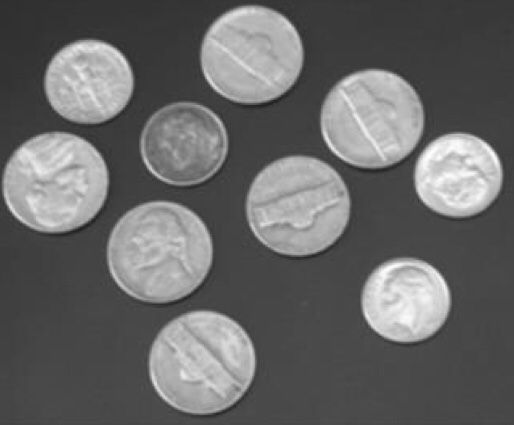
//> input picture class_4/yingbi.jpg, 514 x 425 px
$ ./yingbi   (built with g++ and OpenCV 4)
//> lines starting //> are read from the running program, lines starting //| are printed output that depends on the picture; after the words box and inside, x2 and y2 are one past the last pixel; in counts of white or black regions, pixels touching at a corner belong together
#include <opencv2/opencv.hpp>

using namespace cv;
using namespace std;

Mat convertTo3Channels(const Mat& binImg)
{
    Mat three_channel = Mat::zeros(binImg.rows,binImg.cols,CV_8UC3);
    std::vector<Mat> channels;
    for (int i=0;i<3;i++)
    {
        channels.push_back(binImg);
    }
    merge(channels,three_channel);
    return three_channel;
}


int main() {
    cv::Mat yb = imread("D:\\Desktop\\Opencv_Class\\class_4\\yingbi.jpg");
//> yb is the input picture: 425 rows x 514 cols, CV_8UC3; min 28, max 255, mean 104.1
    cv::Mat yb_gray, yb_th, yb_th_a, yb_fs, yb_pz, yb_close, yb_open;
    cv::cvtColor(yb,yb_gray,COLOR_BGR2GRAY);
    cv::threshold(yb_gray,yb_th,80,255, THRESH_BINARY);
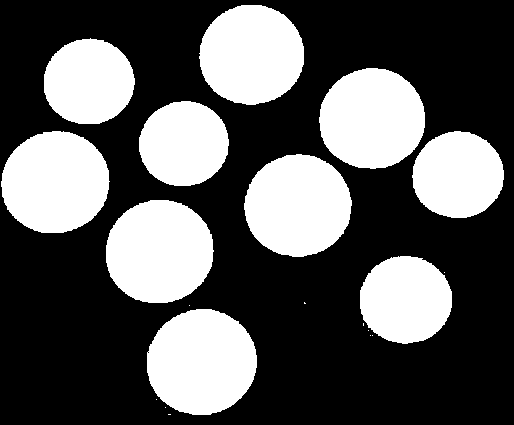
//> yb_th: 425 rows x 514 cols, CV_8UC1; 35.1% white; 20 white regions (10 under 20 px), largest, box (x1, y1, x2, y2) and area: (147, 309, 257, 415) 9145, (106, 200, 214, 303) 8817, (1, 131, 110, 233) 8699
    cv::adaptiveThreshold(yb_gray, yb_th_a, 255, ADAPTIVE_THRESH_GAUSSIAN_C, THRESH_BINARY_INV, 15, 10);
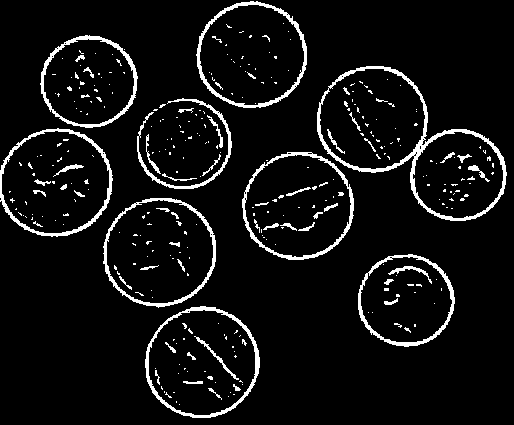
//> yb_th_a: 425 rows x 514 cols, CV_8UC1; 6.6% white; 332 white regions (274 under 20 px), largest, box (x1, y1, x2, y2) and area: (317, 66, 507, 221) 2233, (145, 306, 260, 418) 1196, (196, 1, 307, 108) 1192
    cv::Mat element = cv::getStructuringElement(MORPH_RECT, Size(3, 3));
    cv::dilate(yb_th, yb_pz, element);
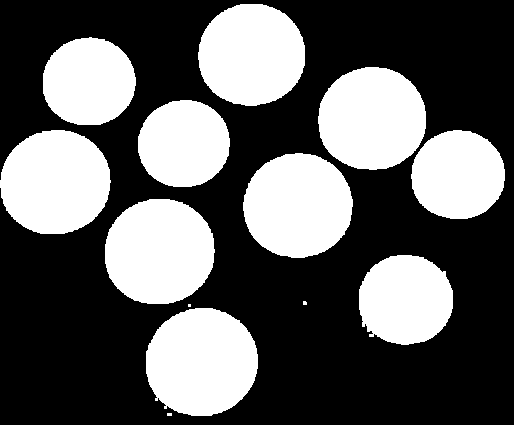
//> yb_pz: 425 rows x 514 cols, CV_8UC1; 37% white; 13 white regions (3 under 20 px), largest, box (x1, y1, x2, y2) and area: (146, 308, 258, 416) 9600, (105, 199, 215, 304) 9243, (0, 130, 111, 234) 9127
    cv::erode(yb_th, yb_fs, element);
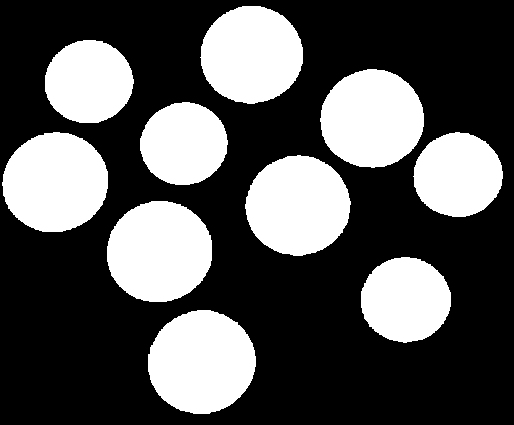
//> yb_fs: 425 rows x 514 cols, CV_8UC1; 33.3% white; 10 white regions, largest, box (x1, y1, x2, y2) and area: (148, 310, 256, 414) 8715, (107, 201, 212, 302) 8399, (2, 132, 108, 232) 8281
    cv::dilate(yb_fs, yb_open, element);
//> yb_open: 425 rows x 514 cols, CV_8UC1; 35.1% white; 10 white regions, largest, box (x1, y1, x2, y2) and area: (147, 309, 257, 415) 9143, (106, 200, 213, 303) 8815, (1, 131, 109, 233) 8697
    cv::erode(yb_pz, yb_close, element);
//> yb_close: 425 rows x 514 cols, CV_8UC1; 35.1% white; 16 white regions (6 under 20 px), largest, box (x1, y1, x2, y2) and area: (147, 309, 257, 415) 9146, (106, 200, 214, 303) 8817, (0, 131, 110, 233) 8707

    yb_th = convertTo3Channels(yb_th);
    yb_th_a = convertTo3Channels(yb_th_a);
    yb_pz = convertTo3Channels(yb_pz);
    yb_fs = convertTo3Channels(yb_fs);
    yb_open = convertTo3Channels(yb_open);
    yb_close = convertTo3Channels(yb_close);

    cv::Mat src1 = Mat::zeros(Size(yb.cols*2+2, yb.rows), CV_8UC3);
    cv::Mat src2 = Mat::zeros(Size(yb.cols*2+2, yb.rows), CV_8UC3);
    cv::Mat src3 = Mat::zeros(Size(yb.cols*2+2, yb.rows), CV_8UC3);

    yb_th.copyTo(src1(Rect(0, 0, yb.cols, yb.rows)));
    yb_th_a.copyTo(src1(Rect(yb.cols+2, 0, yb.cols, yb.rows)));
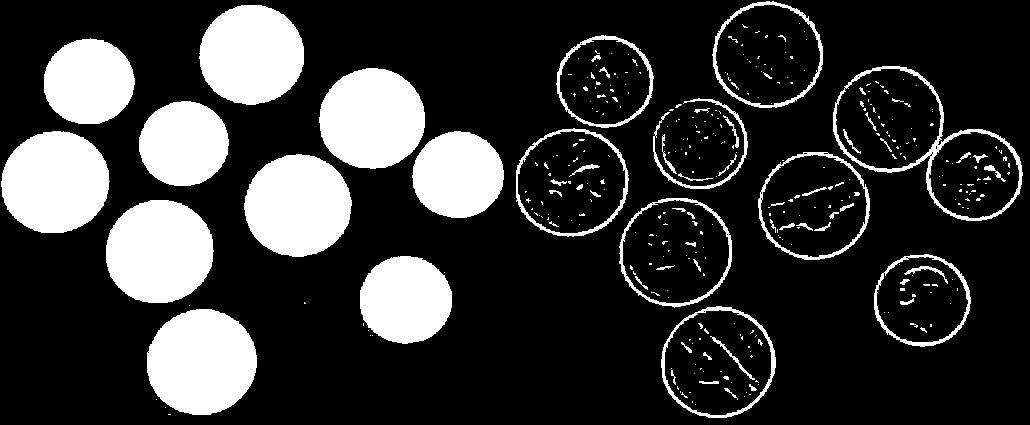
//> src1: 425 rows x 1030 cols, CV_8UC3; 20.8% white; 352 white regions (284 under 20 px), largest, box (x1, y1, x2, y2) and area: (147, 309, 257, 415) 9145, (106, 200, 214, 303) 8817, (1, 131, 110, 233) 8699
    yb_fs.copyTo(src2(Rect(0, 0, yb.cols, yb.rows)));
    yb_pz.copyTo(src2(Rect(yb.cols+2, 0, yb.cols, yb.rows)));
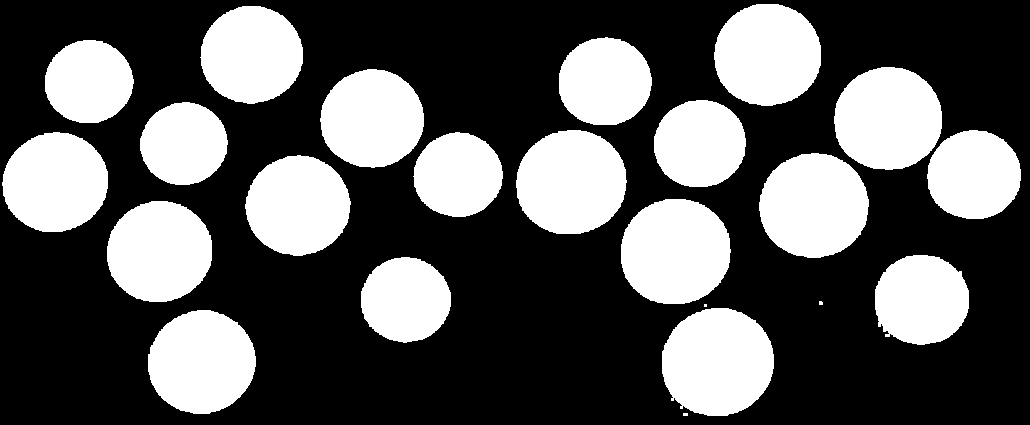
//> src2: 425 rows x 1030 cols, CV_8UC3; 35.1% white; 23 white regions (3 under 20 px), largest, box (x1, y1, x2, y2) and area: (662, 308, 774, 416) 9600, (621, 199, 731, 304) 9243, (516, 130, 627, 234) 9127
    yb_open.copyTo(src3(Rect(0, 0, yb.cols, yb.rows)));
    yb_close.copyTo(src3(Rect(yb.cols+2, 0, yb.cols, yb.rows)));
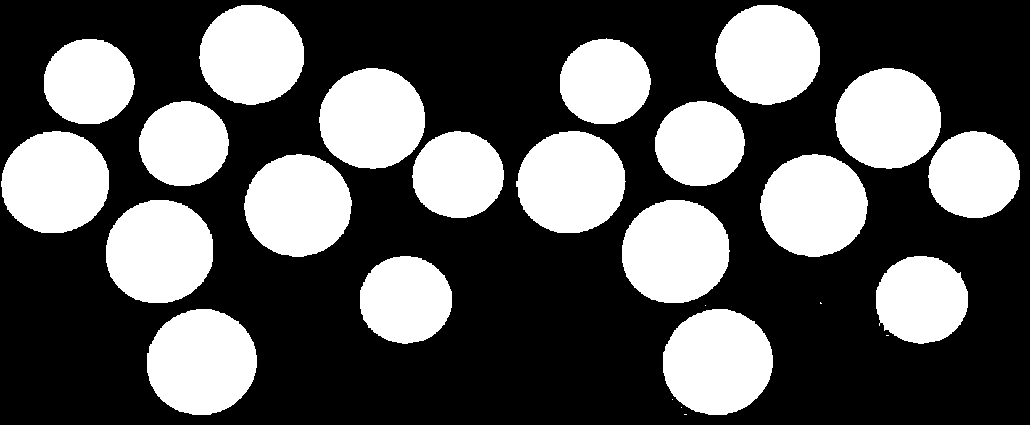
//> src3: 425 rows x 1030 cols, CV_8UC3; 35% white; 26 white regions (6 under 20 px), largest, box (x1, y1, x2, y2) and area: (663, 309, 773, 415) 9146, (147, 309, 257, 415) 9143, (622, 200, 730, 303) 8817

    cv::imshow("threshold", src1);
    cv::imshow("erode_dilate", src2);
    cv::imshow("open_close", src3);
    while (true) {
        if (waitKey(1) == 27)
//> the Esc key is pressed
        {
            break;
        }
    }
    return 0;

}
